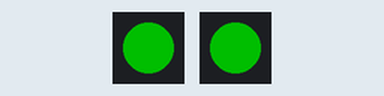
A sketch run on a simulated Arduino Uno, built with avr-gcc and run on an emulated ATmega328P. On the bench: 2 × 1 RGB LEDs in strip order, left to right. Dim RGB values are drawn brighter than linear.

Above: at 0.1 s.
At 6.2 s:
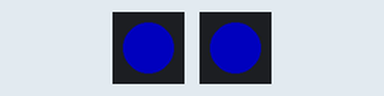
At 16.2 s:
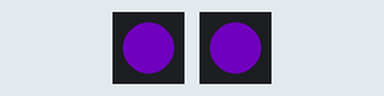
At 36.2 s:
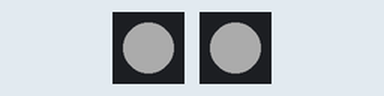
Timing chart, 0 to 37.7 s (numbered marks = the images above):
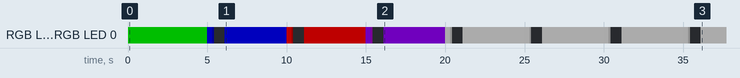

The sketch:

eyes.ino
```cpp
#include <Adafruit_NeoPixel.h>

#define LEFT_EYE_PIN 7
#define RIGHT_EYE_PIN 8
#define NUMPIXELS 1

Adafruit_NeoPixel leftEye(NUMPIXELS, LEFT_EYE_PIN, NEO_GRB + NEO_KHZ800);
Adafruit_NeoPixel rightEye(NUMPIXELS, RIGHT_EYE_PIN, NEO_GRB + NEO_KHZ800);

unsigned long previousMillis = 0;
int baseBrightness = 80;   // Normal brightness
bool isBlinking = false;

void setup() {
  leftEye.begin();
  rightEye.begin();
  leftEye.setBrightness(baseBrightness);
  rightEye.setBrightness(baseBrightness);
}

// Set both eyes to same color
void setEyes(uint8_t r, uint8_t g, uint8_t b) {
  leftEye.setPixelColor(0, leftEye.Color(r, g, b));
  rightEye.setPixelColor(0, rightEye.Color(r, g, b));
  leftEye.show();
  rightEye.show();
}

// Smooth blink effect
void slowBlink(int holdTime = 100) {
  // Fade eyes closed
  for (int b = baseBrightness; b >= 0; b -= 2) {
    leftEye.setBrightness(b);
    rightEye.setBrightness(b);
    leftEye.show();
    rightEye.show();
    delay(10);
  }
  delay(holdTime); // Eyes closed for a short time
  // Fade eyes open
  for (int b = 0; b <= baseBrightness; b += 2) {
    leftEye.setBrightness(b);
    rightEye.setBrightness(b);
    leftEye.show();
    rightEye.show();
    delay(10);
  }
}

void loop() {
  unsigned long t = millis();

  // Emotion timeline (edit time ranges and colors)
  if (t < 5000) {            // Happy
    setEyes(0, 255, 0);
  } else if (t < 10000) {    // Curious
    setEyes(0, 0, 255);
  } else if (t < 15000) {    // Angry
    setEyes(255, 0, 0);
  } else if (t < 20000) {    // Sad
    setEyes(150, 0, 255);
  } else {
    setEyes(150, 150, 150);  // Neutral
  }

  // Blink every 5 seconds
  if (t - previousMillis > 5000) {
    slowBlink(250); // hold eyes closed ¼ second
    previousMillis = t;
  }
}
```

Measured:
- by itself, RGB LED 0, RGB LED 0: off → RGB(0, 80, 0) at 0.00 s, → RGB(0, 0, 80) 5.0 s later, → RGB(0, 0, 22) 0.31 s later, → off 0.13 s later, … (29 changes in this stretch)
